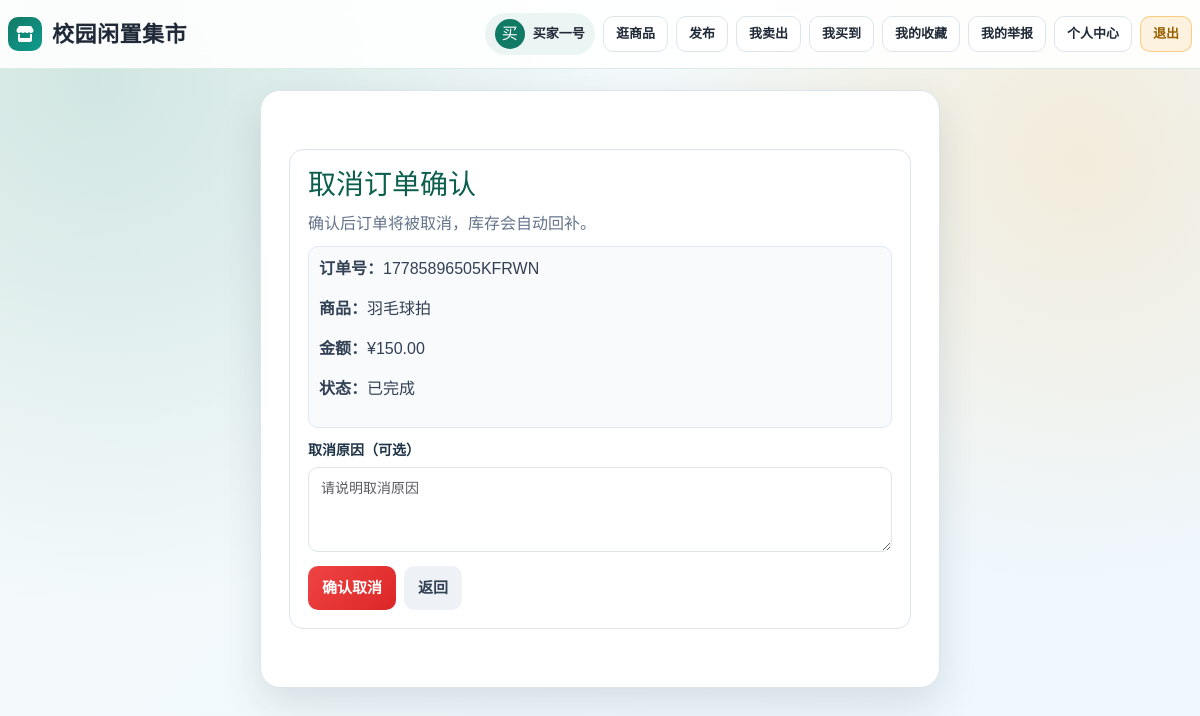
/order/17/cancel/ (signed in), run on the app's committed database.
### core/models.py (models this page shows, shortened)
class UserProfile(models.Model):
    user = models.OneToOneField('auth.User', on_delete=models.CASCADE, verbose_name='关联用户')
    nickname = models.CharField(max_length=50, null=True, blank=True, verbose_name='昵称')
    mobile = models.CharField(max_length=11, unique=True, verbose_name='手机号')
    avatar = models.ImageField(upload_to='avatar/', null=True, blank=True, verbose_name='头像')
    school = models.CharField(max_length=50, null=True, blank=True, verbose_name='学校')
    create_time = models.DateTimeField(auto_now_add=True, verbose_name='创建时间')
    class Meta:
        verbose_name = '用户扩展'
        verbose_name_plural = verbose_name

class Order(models.Model):
    STATUS_CHOICES = (
        (0, '待付款'),
        (1, '已付款'),
        (2, '已完成'),
        (3, '已取消'),
    )
    order_no = models.CharField(max_length=32, unique=True, verbose_name='订单号')
    goods = models.ForeignKey(Goods, on_delete=models.CASCADE, verbose_name='关联商品')
    buyer = models.ForeignKey('auth.User', on_delete=models.CASCADE, verbose_name='买家')
    address = models.ForeignKey(Address, on_delete=models.SET_NULL, null=True, blank=True, verbose_name='收货地址')
    quantity = models.PositiveIntegerField(default=1, verbose_name='购买数量')
    amount = models.DecimalField(max_digits=10, decimal_places=2, verbose_name='订单金额')
    PAY_STATUS_UNPAID = 0
    PAY_STATUS_PAID = 1
    PAY_STATUS_CANCELLED = 2
    PAY_STATUS_CHOICES = (
        (PAY_STATUS_UNPAID, '未支付'),
        (PAY_STATUS_PAID, '已支付'),
        (PAY_STATUS_CANCELLED, '已取消'),
    )
    pay_status = models.IntegerField(choices=PAY_STATUS_CHOICES, default=PAY_STATUS_UNPAID, verbose_name='支付状态')
    status = models.IntegerField(choices=STATUS_CHOICES, default=0, verbose_name='订单状态')
    ORDER_STATUS_PENDING = 0
    ORDER_STATUS_PAID = 1
    ORDER_STATUS_PENDING_DELIVERY = 2
    ORDER_STATUS_DELIVERED = 3
    ORDER_STATUS_COMPLETED = 4
    ORDER_STATUS_CANCELLED = 5
    ORDER_STATUS_CHOICES = (
        (ORDER_STATUS_PENDING, '待支付'),
        (ORDER_STATUS_PAID, '已支付'),
        (ORDER_STATUS_PENDING_DELIVERY, '待发货'),
        (ORDER_STATUS_DELIVERED, '已发货'),
        (ORDER_STATUS_COMPLETED, '已完成'),
        (ORDER_STATUS_CANCELLED, '已取消'),
    )
    order_status = models.IntegerField(choices=ORDER_STATUS_CHOICES, default=ORDER_STATUS_PENDING, verbose_name='订单流转状态')
    AFTERSALE_STATUS_NONE = 0
    AFTERSALE_STATUS_REQUESTED = 1
    AFTERSALE_STATUS_APPROVED = 2
    AFTERSALE_STATUS_REJECTED = 3
    AFTERSALE_STATUS_COMPLETED = 4
    AFTERSALE_STATUS_CHOICES = (
        (AFTERSALE_STATUS_NONE, '无售后'),
        (AFTERSALE_STATUS_REQUESTED, '售后申请中'),
        (AFTERSALE_STATUS_APPROVED, '卖家已同意'),
        (AFTERSALE_STATUS_REJECTED, '卖家已拒绝'),
        (AFTERSALE_STATUS_COMPLETED, '售后已完成'),
    )
    AFTERSALE_TYPE_REFUND = 'refund'
    AFTERSALE_TYPE_RETURN_REFUND = 'return_refund'
    AFTERSALE_TYPE_EXCHANGE = 'exchange'
    AFTERSALE_TYPE_REPAIR = 'repair'
    AFTERSALE_TYPE_CHOICES = (
        (AFTERSALE_TYPE_REFUND, '仅退款'),
        (AFTERSALE_TYPE_RETURN_REFUND, '退货退款'),
        (AFTERSALE_TYPE_EXCHANGE, '换货'),
        (AFTERSALE_TYPE_REPAIR, '维修/补发'),
    )
    logistics_no = models.CharField(max_length=128, null=True, blank=True, verbose_name='物流单号')
    logistics_company = models.CharField(max_length=64, null=True, blank=True, verbose_name='物流公司')
    logistics_info = models.CharField(max_length=255, null=True, blank=True, verbose_name='物流信息')
    deliver_time = models.DateTimeField(null=True, blank=True, verbose_name='发货时间')
    confirm_time = models.DateTimeField(null=True, blank=True, verbose_name='确认收货时间')
    cancel_reason = models.TextField(null=True, blank=True, verbose_name='取消原因')
    aftersale_status = models.IntegerField(choices=AFTERSALE_STATUS_CHOICES, default=AFTERSALE_STATUS_NONE, verbose_name='售后状态')
    aftersale_type = models.CharField(max_length=32, choices=AFTERSALE_TYPE_CHOICES, null=True, blank=True, verbose_name='售后类型')
    aftersale_reason = models.TextField(null=True, blank=True, verbose_name='售后原因')
    aftersale_reply = models.TextField(null=True, blank=True, verbose_name='卖家处理说明')
    aftersale_apply_time = models.DateTimeField(null=True, blank=True, verbose_name='售后申请时间')
    aftersale_handle_time = models.DateTimeField(null=True, blank=True, verbose_name='售后处理时间')
    aftersale_finish_time = models.DateTimeField(null=True, blank=True, verbose_name='售后完成时间')
    create_time = models.DateTimeField(auto_now_add=True, verbose_name='创建时间')
    class Meta:
        verbose_name = '订单'
        verbose_name_plural = verbose_name

class Goods(models.Model):
    STATUS_CHOICES = (
        (0, '待上架'),
        (1, '在售'),
        (2, '已售出'),
    )
    title = models.CharField(max_length=100, verbose_name='商品标题')
    price = models.DecimalField(max_digits=10, decimal_places=2, verbose_name='商品价格')
    desc = models.TextField(verbose_name='商品描述')
    image = models.ImageField(upload_to='goods/', null=True, blank=True, verbose_name='商品图片')
    category = models.ForeignKey(Category, on_delete=models.CASCADE, verbose_name='所属分类')
    seller = models.ForeignKey('auth.User', on_delete=models.CASCADE, verbose_name='卖家')
    status = models.IntegerField(choices=STATUS_CHOICES, default=1, verbose_name='商品状态')
    stock = models.PositiveIntegerField(default=1, verbose_name='库存')
    is_sold = models.BooleanField(default=False, verbose_name='已售出')
    ai_description = models.TextField(null=True, blank=True, verbose_name='AI生成描述')
    ai_price_suggestion = models.DecimalField(max_digits=10, decimal_places=2, null=True, blank=True, verbose_name='AI价格建议')
    create_time = models.DateTimeField(auto_now_add=True, verbose_name='创建时间')
    class Meta:
        verbose_name = '二手商品'
        verbose_name_plural = verbose_name

### core/views.py (the view, shortened to what this page needs)
# urls.py: path('order/<int:order_id>/cancel/', views.cancel_order, name='cancel_order'),
@login_required(login_url='core:login')
def cancel_order(request, order_id):
    order = get_object_or_404(Order, id=order_id)
    if order.buyer_id != request.user.id:
        messages.error(request, '无权操作该订单')
        return redirect('core:order_list')
    return render(request, 'core/cancel_order.html', {'order': order})

### core/templates/core/cancel_order.html (shortened to what this page needs)
{% extends 'core/base.html' %}
{% block content %}
<div style="max-width:640px; margin:30px auto;">
    <div style="background:#fff; border:1px solid #dce5ec; border-radius:14px; padding:18px;">
        <h3 style="margin-bottom:10px; color:#0c5f4e;">取消订单确认</h3>
        <p style="color:#64748b; margin-bottom:10px;">确认后订单将被取消，库存会自动回补。</p>
        <div style="background:#f8fafc; border:1px solid #e2e8f0; border-radius:10px; padding:10px; margin-bottom:12px; color:#334155;">
            <p><strong>订单号：</strong>{{ order.order_no }}</p>
            <p><strong>商品：</strong>{{ order.goods.title }}</p>
            <p><strong>金额：</strong>¥{{ order.amount }}</p>
            <p><strong>状态：</strong>{{ order.get_order_status_display }}</p>
        </div>
        <form method="post">
            <div class="form-group">
                <label for="cancel_reason">取消原因（可选）</label>
                <textarea class="form-control" id="cancel_reason" name="cancel_reason" rows="3" placeholder="请说明取消原因"></textarea>
            </div>
            <div style="display:flex; gap:8px; margin-top:8px;">
                <button type="submit" class="btn btn-danger" style="width:auto;">确认取消</button>
                <a href="{% url 'core:order_list' %}" class="btn btn-secondary" style="width:auto;">返回</a>
            </div>
        </form>
    </div>
</div>
{% endblock %}

### core/templates/core/base.html (shortened to what this page needs)
<!DOCTYPE html>
<html lang="zh-CN">
<head>
    {% load static %}
    <link href="https://cdn.jsdelivr.net/npm/bootstrap@5.3.0/dist/css/bootstrap.min.css" rel="stylesheet">
    <link rel="stylesheet" href="https://cdnjs.cloudflare.com/ajax/libs/font-awesome/6.0.0/css/all.min.css">
</head>
<body>
    <nav id="siteHeader">
        <div class="nav-container">
            <a class="brand-link" href="{% url 'core:index' %}">
                <span class="brand-logo"><i class="fa-solid fa-store"></i></span>
                <span class="brand-title">校园闲置集市</span>
            </a>
            <div class="nav-right">
                {% url 'core:goods_list' as goods_list_url %}
                {% url 'core:goods_publish' as goods_publish_url %}
                {% url 'core:my_goods' as my_goods_url %}
                {% url 'core:order_list' as order_list_url %}
                {% url 'core:favorite_list' as favorite_list_url %}
                {% url 'core:my_reports' as my_reports_url %}
                {% url 'core:personal_center' as personal_center_url %}
                {% url 'core:logout' as logout_url %}
                {% url 'core:login' as login_url %}
                {% url 'core:register' as register_url %}
                {% if user.is_authenticated %}
                    <a href="{% url 'core:personal_center' %}" class="user-info-link">
                        {% if user.userprofile.avatar %}
                            <img src="{{ user.userprofile.avatar.url }}" alt="头像" class="user-avatar">
                        {% else %}
                            <span class="user-avatar" style="background:#117a65;color:#fff;display:flex;align-items:center;justify-content:center;">
                                {{ user.userprofile.nickname|default:user.username|slice:":1"|upper }}
                            </span>
                        {% endif %}
                        <span class="user-nickname">{{ user.userprofile.nickname|default:user.username }}</span>
                    </a>
                    <a href="{{ goods_list_url }}" class="nav-btn {% if request.path == goods_list_url %}nav-btn-primary{% endif %}">逛商品</a>
                    <a href="{{ goods_publish_url }}" class="nav-btn {% if request.path == goods_publish_url %}nav-btn-primary{% endif %}">发布</a>
                    <a href="{{ my_goods_url }}" class="nav-btn {% if request.path == my_goods_url %}nav-btn-primary{% endif %}">我卖出</a>
                    <a href="{{ order_list_url }}" class="nav-btn {% if request.path == order_list_url %}nav-btn-primary{% endif %}">我买到</a>
                    <a href="{{ favorite_list_url }}" class="nav-btn {% if request.path == favorite_list_url %}nav-btn-primary{% endif %}">我的收藏</a>
                    <a href="{{ my_reports_url }}" class="nav-btn {% if request.path == my_reports_url %}nav-btn-primary{% endif %}">我的举报</a>
                    <a href="{{ personal_center_url }}" class="nav-btn {% if request.path == personal_center_url %}nav-btn-primary{% endif %}">个人中心</a>
                    <a href="{{ logout_url }}" class="nav-btn nav-btn-secondary">退出</a>
                {% endif %}
            </div>
        </div>
    </nav>
    <main class="{% block container_class %}container{% endblock %}">
        {% block content %}{% endblock %}
    </main>
</body>
</html>

### core/templates/core/base.html (style rules this page uses)
:root { --bg-start: #f6fbf9; --bg-end: #eef7ff; --brand: #117a65; --brand-strong: #0c5f4e; --accent: #f59e0b; --text-main: #1f2937; --text-muted: #5b6678; --card: #ffffff; --line: #dce5ec; --shadow: 0 16px 40px rgba(15, 33, 52, 0.12); }
* { margin: 0; padding: 0; box-sizing: border-box; }
body { font-family: 'Noto Sans SC', sans-serif; color: var(--text-main); min-height: 100vh; padding: 90px 16px 24px; background: radial-gradient(circle at 8% 10%, rgba(17, 122, 101, 0.16), transparent 40%), radial-gradient(circle at 90% 20%, rgba(245, 158, 11, 0.14), transparent 35%), linear-gradient(135deg, var(--bg-start) 0%, var(--bg-end) 100%); }
#siteHeader { position: fixed; top: 0; left: 0; right: 0; z-index: 1000; border-bottom: 1px solid rgba(17, 122, 101, 0.14); background: rgba(255, 255, 255, 0.9); backdrop-filter: blur(10px); }
.nav-container { max-width: 1200px; margin: 0 auto; height: 68px; padding: 0 8px; display: flex; align-items: center; justify-content: space-between; gap: 10px; }
.brand-link { display: flex; align-items: center; gap: 10px; text-decoration: none; color: var(--text-main); font-weight: 700; }
.brand-logo { width: 34px; height: 34px; border-radius: 10px; background: linear-gradient(140deg, var(--brand), #0f9b8e); color: #fff; display: flex; align-items: center; justify-content: center; font-size: 16px; }
.brand-title { font-family: 'ZCOOL XiaoWei', serif; letter-spacing: 0.5px; font-size: 22px; }
.nav-right { display: flex; align-items: center; gap: 8px; flex-wrap: wrap; justify-content: flex-end; }
.user-info-link { display: inline-flex; align-items: center; gap: 8px; padding: 6px 10px; border-radius: 999px; text-decoration: none; color: var(--text-main); background: rgba(17, 122, 101, 0.08); }
.user-avatar { width: 30px; height: 30px; border-radius: 50%; object-fit: cover; border: 1px solid rgba(17, 122, 101, 0.2); }
.user-nickname { max-width: 96px; white-space: nowrap; overflow: hidden; text-overflow: ellipsis; font-size: 13px; font-weight: 600; }
.nav-btn { border: 1px solid var(--line); background: #fff; color: var(--text-main); text-decoration: none; border-radius: 10px; padding: 7px 12px; font-size: 13px; font-weight: 600; transition: all 0.2s ease; }
.nav-btn-secondary { border-color: rgba(245, 158, 11, 0.45); background: rgba(245, 158, 11, 0.12); color: #9a5f00; }
.container, .index-container, .goods-list-container, .goods-detail-container, .order-list-container { width: min(1180px, 100%); margin: 0 auto; animation: riseIn 0.45s ease; }
.container { max-width: 680px; background: var(--card); border: 1px solid var(--line); border-radius: 20px; box-shadow: var(--shadow); padding: 28px; }
.form-group { margin-bottom: 14px; }
.form-group label { display: block; margin-bottom: 6px; font-size: 14px; color: #1f3447; font-weight: 600; }
.form-control { width: 100%; padding: 10px 12px; border-radius: 10px; border: 1px solid var(--line); outline: none; transition: all 0.2s ease; background: #fff; font-size: 14px; }
.btn { width: 100%; border: none; border-radius: 10px; padding: 11px 14px; background: linear-gradient(135deg, var(--brand), #0f9b8e); color: #fff; font-size: 15px; font-weight: 700; cursor: pointer; text-decoration: none; display: inline-flex; align-items: center; justify-content: center; gap: 6px; transition: all 0.2s ease; }
.btn-secondary { background: #eef2f7; color: #334155; }
.btn-danger { background: linear-gradient(135deg, #ef4444, #dc2626); }

### data on the page
Order: order_no "17785896505KFRWN", goods "羽毛球拍", amount "150.00", order_status "已完成"

### other printed values
{{ user.userprofile.nickname|default:user.username|slice:":1"|upper }} "买"
{{ user.userprofile.nickname|default:user.username }} "买家一号"
